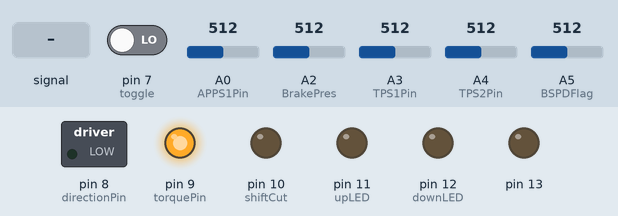
Simulated run of this sketch. Board: Arduino Uno, built with avr-gcc and run on an emulated ATmega328P. On the bench: switched loads named in the sketch (green lamp = pin HIGH), output pins drawn as LEDs (lit = HIGH). Inputs (shaded band) come from the test bench; at power-on: A0 (APPS1Pin) = 512, A3 (TPS1Pin) = 512, pin 7 (toggle) LOW, A2 (BrakePres) = 512, A4 (TPS2Pin) = 512, A5 (BSPDFlag) = 512.

Above: at 1.2 s.
1.3 s: A0 (APPS1Pin) fed a 200 Hz sine of ±81 counts around its level
4.3 s: A0 (APPS1Pin) set to 716
At 5.1 s:
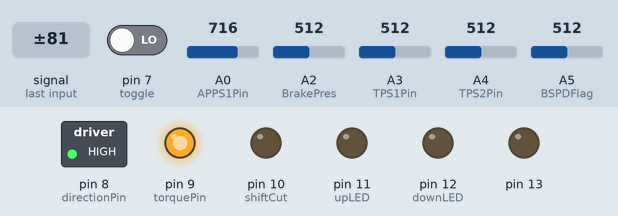
5.8 s: A3 (TPS1Pin) set to 306
At 6.6 s:
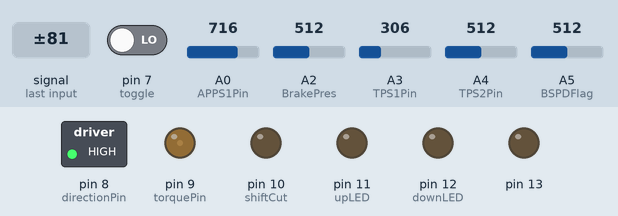
7.3 s: A0 (APPS1Pin) set to 992
At 8.5 s:
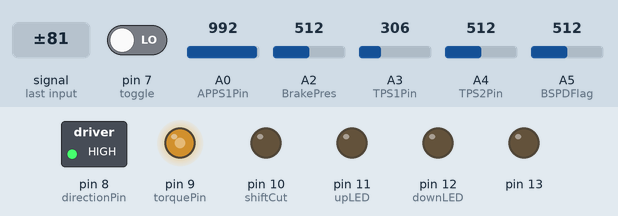
8.8 s: A3 (TPS1Pin) set to 30
At 10.0 s:
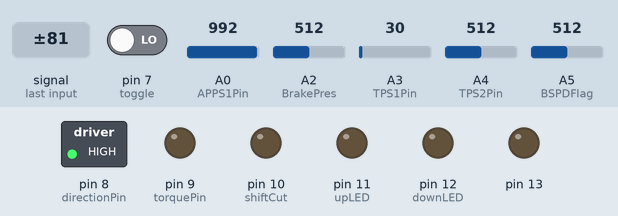
10.3 s: pin 7 (toggle) driven HIGH
At 11.2 s:
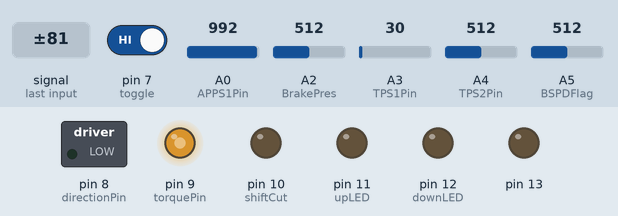
Timing chart, 0 to 12.8 s (numbered marks = the images above; inputs shaded):
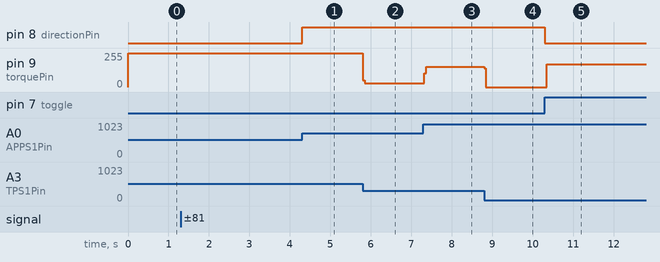

Measured:
- after the input at 4.3 s, pin 8 (directionPin): LOW → HIGH at once
- after the input at 5.8 s, pin 9 (torquePin): 255/255 → 28/255 at once
- after the input at 7.3 s, pin 9 (torquePin): 28/255 → 153/255 at once
- after the input at 8.8 s, pin 9 (torquePin): 153/255 → 0/255 at once
- after the input at 10.3 s, pin 8 (directionPin): HIGH → LOW at once; pin 9 (torquePin): 0/255 → 170/255 at once

The sketch:

ETC.ino
```cpp
/* ETC Stuff for Sim for ECE Night
- Need to test blips work properly
- Need to rewire tps 4 pin connector
- Recalibrate values
- Talk over CAN to the Dash
*/

#include <PID_v1.h>
#include "mcp_can.h"
#include <SPI.h>

#define SPI_CS_PIN 10 // double check if 9 or 10 for specific shield
MCP_CAN CAN(SPI_CS_PIN);

const int toggle = 7;

// DOUBLE CHECK ALL OF THIS
const int APPS1Pin = A0;
const int APPS2Pin = A1;
const int BrakePres = A2;
const int TPS1Pin = A3;     //Pin of TPS1
const int TPS2Pin = A4;     //Pin of TPS2
const int BSPDFlag = A5;
const int torquePin = 9;    //PWM pin to motor driver
const int directionPin = 8; //directionPin

const int upButton = 2;
const int downButton = 3;
const int shiftCut = 10;
const int upLED = 11;
const int downLED = 12;

int rpm;
float batVolt = 13.22;
int gear;
int engTemp = 25;

const byte numChars = 32;
char receivedChars[numChars];
char tempChars[numChars]; // temporary array for use when parsing

boolean newData = false;
int DesiredPosition;
void downshift();
void upshift();

//PID tunings
const double Kp = 1;
const double Ki = 0.00001;
const double Kd = 0.00;

//ETB Constants
const int TPS1Close = 875;
const int TPS1Open = 75;
const int TPS2Close = 150;
const int TPS2Open = 954;

const int BrakeLow, BrakeHigh;

int TPS;
float tps_sim;

int direction;
double Input;
double OutputTorque;

int TPS1;
int TPS2;
int TPSDiff;
float APPS1;
const int APPS1Open = 800;
const int APPS1Close = 450;

PID myPID(&Input, &OutputTorque, 0, Kp, Ki, Kd, DIRECT);

void setup()
{
  Serial.begin(115200);
  pinMode(toggle, INPUT);
  pinMode(shiftCut, OUTPUT);
  pinMode(upLED, OUTPUT);
  pinMode(downLED, OUTPUT);
  digitalWrite(shiftCut, HIGH);
  digitalWrite(upLED, HIGH);
  digitalWrite(downLED, HIGH);
//
  while (CAN.begin(CAN_500KBPS) != CAN_OK)
  {
    Serial.println("Connecting to CAN");
    delay(100);
  }

  digitalWrite(shiftCut, LOW);
  digitalWrite(upLED, LOW);
  digitalWrite(downLED, LOW);

  TCCR0B = TCCR0B & B11111000 | B00000010; // for PWM frequency of 7812.50 Hz
  pinMode(BSPDFlag, INPUT);
  pinMode(upButton, INPUT);
  pinMode(downButton, INPUT);
//  attachInterrupt(digitalPinToInterrupt(downButton), downshift, LOW);
//  attachInterrupt(digitalPinToInterrupt(upButton), upshift, FALLING);

  // ETC Inputs
  pinMode(APPS1Pin, INPUT);
  pinMode(TPS1Pin, INPUT);
  pinMode(TPS2Pin, INPUT);
  pinMode(BrakePres, INPUT);
  pinMode(BSPDFlag, INPUT);

  // ETC Outputs
  pinMode(directionPin, OUTPUT);
  pinMode(torquePin, OUTPUT);
  pinMode(13, OUTPUT);
  // Set PID inputs
  Input = 0;
  DesiredPosition = 0;
  myPID.SetMode(AUTOMATIC);

  myPID.SetSampleTime(10);
}

int lastGear = 0;

int BSPD, Brake;
int SIM = 0;

void recvWithStartEndMarkers() {
    static boolean recvInProgress = false;
    static byte ndx = 0;
    char startMarker = '<';
    char endMarker = '>';
    char rc;

    while (Serial.available() > 0 && newData == false) {
        rc = Serial.read();

        if (recvInProgress == true) {
            if (rc != endMarker) {
                receivedChars[ndx] = rc;
                ndx++;
                if (ndx >= numChars) {
                    ndx = numChars - 1;
                }
            }
            else {
                receivedChars[ndx] = '\0'; // terminate the string
                recvInProgress = false;
                ndx = 0;
                newData = true;
            }
        }

        else if (rc == startMarker) {
            recvInProgress = true;
        }
    }
}

//============

void parseData() {      // split the data into its parts
    char * strtokIndx; // this is used by strtok() as an index

    strtokIndx = strtok(tempChars,",");      // get the first part - the string
    int temp = atoi(strtokIndx); // copy it to messageFromPC
    if(temp != 0) {
      rpm = temp;
    }

    strtokIndx = strtok(NULL, ","); // this continues where the previous call left off
    int temp2 = atoi(strtokIndx); // convert this part to an float
    if(temp2 != 0) {
      gear = temp2 - 1;
    } else { gear = -1; }

    strtokIndx = strtok(NULL, ",");
    float tempf = atof(strtokIndx);     // convert this part to a int
    if(tempf != 0.0) {
      tps_sim = tempf;
    }

//    strtokIndx = strtok(NULL, ",");
//    int tempmr = atof(strtokIndx);
//    if(tempmr != 0) {
//      rpm = tempmr;
//    }
}

void loop()
{
//  if(digitalRead(downButton) == LOW){ downshift(); }
//  if(digitalRead(upButton) == LOW) { upshift(); }
  if(digitalRead(toggle) == HIGH){
    SIM = 1;
  } else { SIM = 0; }

    BSPD = analogRead(BSPDFlag);

    Brake = analogRead(BrakePres);
    Brake = map(Brake, BrakeLow, BrakeHigh, 0, 100); // Map to 0-100%

    // Read from CAN shield.
//    if (lastGear > gear && gear != 0)
//    { // downshift
//      downshift();
//    }
//    else if (lastGear < gear && gear != 0)
//    {
//      upshift();
//    }

    TPS1 = constrain(analogRead(TPS1Pin), TPS1Open, TPS1Close);
    TPS2 = constrain(analogRead(TPS2Pin), TPS2Close, TPS2Open);
    TPSDiff = (TPS1Close - TPS1Open) - ((TPS1 - TPS1Open) + (TPS2 - TPS2Close));
    if (TPSDiff > ((TPS1Close - TPS1Open) * 0.1))
    {
      // differ more than 10%
      analogWrite(torquePin, 0); // kill throttle body, this should be better
    }

    TPS = map(TPS1, TPS1Close, TPS1Open, 0, 1024); // Map it to a number between 0 and 100%
    if (SIM)
    {
      // put stuff to receive from CAN here
      receiveCAN();
      APPS1 = tps_sim*10; // It would read this from CAN
    }
    else
    {
      APPS1 = constrain(analogRead(APPS1Pin), APPS1Close, APPS1Open);
      APPS1 = map(APPS1, APPS1Close, APPS1Open, 0, 1024);
    }

    if (APPS1 < 0)
    {
      APPS1 = 0;
    }
//    Serial.print(APPS1);
    Input = APPS1 - TPS;
//    Serial.print("\t");
//    Serial.println(Input);
    if (Input < 0)
    {
      myPID.SetControllerDirection(DIRECT);
      digitalWrite(directionPin, LOW);
      direction = 1;
    }
    else
    {
      direction = 0;
      myPID.SetControllerDirection(REVERSE);
      digitalWrite(directionPin, HIGH);
    }

    myPID.Compute();
    analogWrite(torquePin, OutputTorque);
//    printSerial();
    lastGear = gear;
}

void printSerial(){
  Serial.print(APPS1);
  Serial.print("\t");
  Serial.print(TPS1);
  Serial.print("\t");
  Serial.print(Input);
  Serial.print("\t");
}

void receiveCAN()
{
  unsigned char len = 0;
    unsigned char buf[8];
    if (CAN_MSGAVAIL == CAN.checkReceive()) // Receive CAN messages from sim
    {
         CAN.readMsgBuf(&len, buf);
    unsigned long id = CAN.getCanId();
    Serial.print("Getting Data from ID: ");
    Serial.println(id, HEX);

    for (int i = 0; i < len; i++) {
      Serial.print(buf[i]);
      Serial.print("\t");
    }
    }
    tps_sim = buf[2];
    if(tps_sim > 100){ tps_sim = 100; }
}

void transmitCAN()
{
  // Need to transmit TPS, Brake, Error, Flag, etc)
}

void brickProgram()
{
  while (1)
  {
    // Rip
  }
}

void downshift()
{
  Serial.print("Downshift");
  digitalWrite(shiftCut, HIGH);
  digitalWrite(downLED, HIGH);
  int startingTPS = TPS1;
  int startAPPS = APPS1;
  while (TPS1 > TPS1Open + 50)
  {
    Input = map(TPS1, TPS1Close, TPS1Open, 0, 1024);
    {
      DesiredPosition = TPS1Open;
      myPID.SetControllerDirection(REVERSE);
      digitalWrite(directionPin, HIGH);
      myPID.Compute();
      analogWrite(torquePin, OutputTorque);
      TPS1 = constrain(analogRead(TPS1Pin), TPS1Open, TPS1Close);
    }
  }
  delay(60);
  while (TPS1 < startingTPS)
  {
    Input = map(TPS1, TPS1Close, TPS1Open, 0, 1024);
    DesiredPosition = startAPPS;
    myPID.SetControllerDirection(DIRECT);
    digitalWrite(directionPin, LOW);
    myPID.Compute();
    analogWrite(torquePin, OutputTorque);
    TPS1 = constrain(analogRead(TPS1Pin), TPS1Open, TPS1Close);
  }
  digitalWrite(shiftCut, LOW);
  digitalWrite(downLED, LOW);
}

void upshift()
{
  Serial.print("Upshift");
  digitalWrite(shiftCut, HIGH);
  digitalWrite(downLED, HIGH);
  int startingTPS = TPS1;
  int startAPPS = APPS1;
  while (TPS1 < TPS1Close - 50)
  {
    Input = map(TPS1, TPS1Close, TPS1Open, 0, 1024);
    {
      DesiredPosition = TPS1Close;
      myPID.SetControllerDirection(DIRECT);
      digitalWrite(directionPin, LOW);
      myPID.Compute();
      analogWrite(torquePin, OutputTorque);
      TPS1 = constrain(analogRead(TPS1Pin), TPS1Open, TPS1Close);
    }
  }
  delayMicroseconds(60);
  while (TPS1 < startingTPS)
  {
    Input = map(TPS1, TPS1Close, TPS1Open, 0, 1024);
    DesiredPosition = startAPPS;
    myPID.SetControllerDirection(REVERSE);
    digitalWrite(directionPin, HIGH);
    myPID.Compute();
    analogWrite(torquePin, OutputTorque);
    TPS1 = constrain(analogRead(TPS1Pin), TPS1Open, TPS1Close);
  }
  digitalWrite(shiftCut, LOW);
  digitalWrite(upLED, LOW);
}
```
